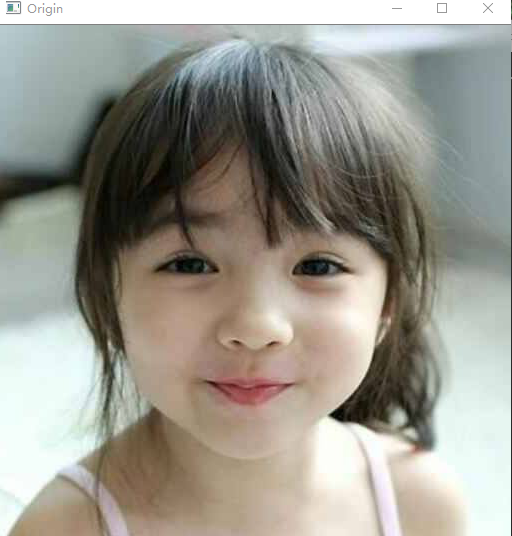
//> input picture homework/pic/origin.gif, 512 x 536 px
$ ./homework   (built with g++ and OpenCV 4)
//> lines starting //> are read from the running program, lines starting //| are printed output that depends on the picture; after the words box and inside, x2 and y2 are one past the last pixel; in counts of white or black regions, pixels touching at a corner belong together
//============================================================================
// Name        : homework.cpp
// Author      : HCZ
// Version     :
// Copyright   : Your copyright notice
// Description : Hello World in C, Ansi-style
//============================================================================

#include <opencv2\opencv.hpp>
#include <iostream>
using namespace cv;
using namespace std;
int main() {
    Mat img = imread("D:/work/git/homework/pic/origin.gif");
//> img is the input picture: 536 rows x 512 cols, CV_8UC3; mean B, G, R 143, 152.5, 154.8
    if (img.empty())
        cout << "cannot load image" << endl;
    imshow("Origin", img);
    Mat mask(img.rows, img.cols,CV_8UC3, Scalar(0, 0,0 ));
    circle(mask, Point(img.rows / 2, img.cols / 2-35), 220,Scalar(255,255,255),-1);  //画一个圆
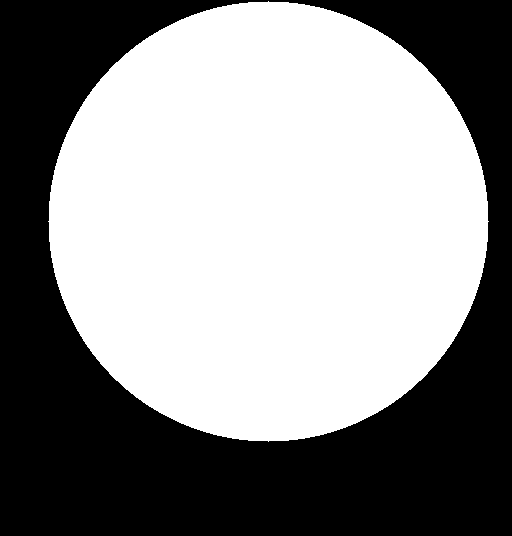
//> mask: 536 rows x 512 cols, CV_8UC3; 55.4% white; 1 black region, box (x1, y1, x2, y2) and area: (0, 0, 512, 536) 122419
    imshow("Mask", mask);
    Mat r;
    bitwise_and(img, mask, r);
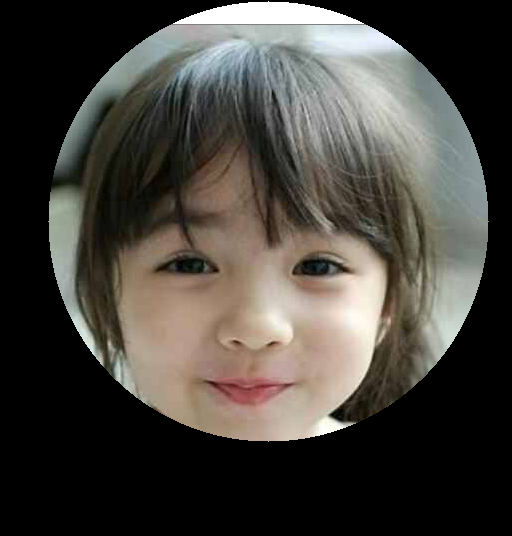
//> r: 536 rows x 512 cols, CV_8UC3; mean B, G, R 61.6, 67.4, 70.9
    imshow("Bit_and", r);
    waitKey(0);
    return 0;
}
